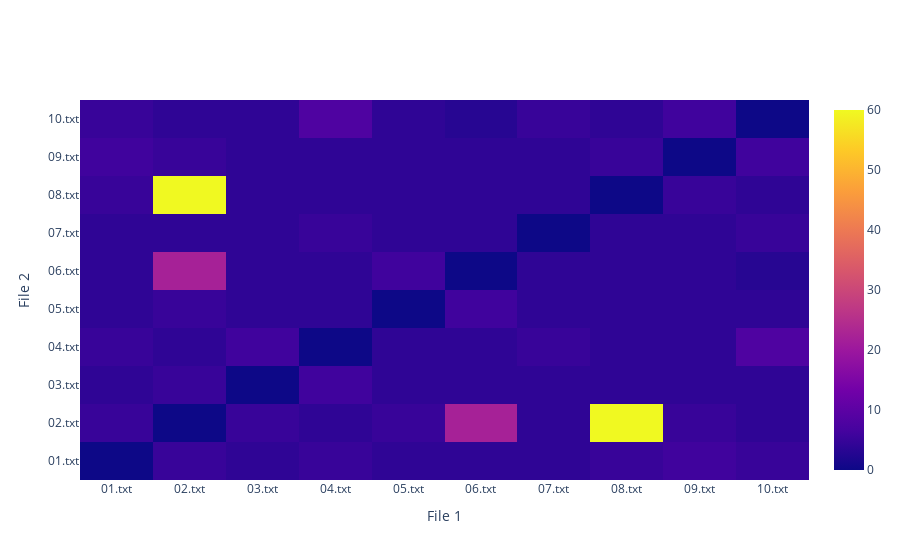
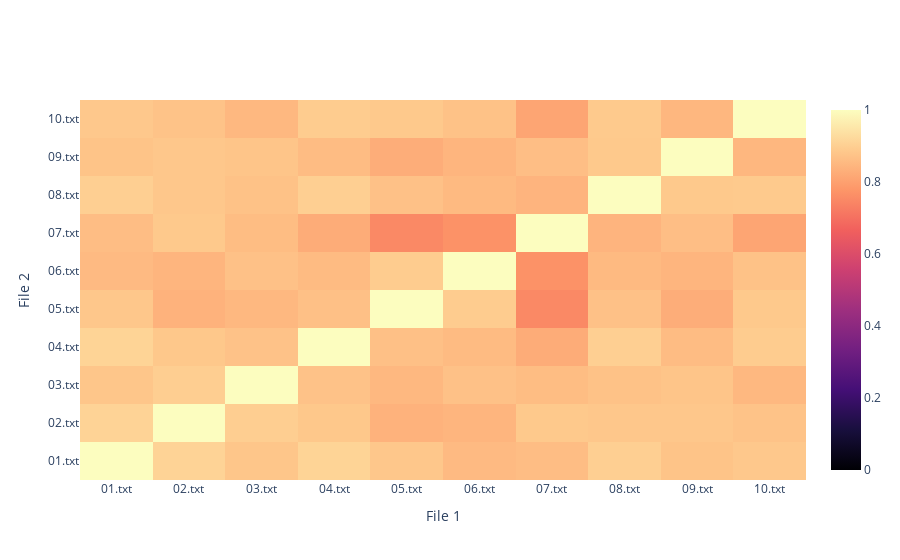

Notebook code for these charts, in order:
### Code cell
# Define the path to the directory containing the files
path = "Lab3.2"

# Read the contents of each file and store them in texts
texts = []

texts = loadText(path)
# Plot the LCS heatmap
plot_heatmap(texts)

# Plot the cosine similarity heatmap
plot_cosine_similarity_heatmap(texts)

### Figure 1 — Plotly figure (JSON) as saved in the notebook; plotly's stock layout.template omitted (floating-point values rounded to 4 significant figures)
{"data": [{"type": "heatmap", "x": ["01.txt", "02.txt", "03.txt", "04.txt", "05.txt", "06.txt", "07.txt", "08.txt", "09.txt", "10.txt"], "y": ["01.txt", "02.txt", "03.txt", "04.txt", "05.txt", "06.txt", "07.txt", "08.txt", "09.txt", "10.txt"], "z": [[0, 5, 4, 5, 4, 4, 4, 5, 6, 5], [5, 0, 5, 4, 5, 22, 4, 60, 5, 4], [4, 5, 0, 6, 4, 4, 4, 4, 4, 4], [5, 4, 6, 0, 4, 4, 5, 4, 4, 8], [4, 5, 4, 4, 0, 6, 4, 4, 4, 4], [4, 22, 4, 4, 6, 0, 4, 4, 4, 3], [4, 4, 4, 5, 4, 4, 0, 4, 4, 5], [5, 60, 4, 4, 4, 4, 4, 0, 5, 4], [6, 5, 4, 4, 4, 4, 4, 5, 0, 6], [5, 4, 4, 8, 4, 3, 5, 4, 6, 0]]}], "layout": {"coloraxis": {"colorbar": {"title": {"text": "Length of LCS"}}}, "xaxis": {"title": {"text": "File 1"}}, "yaxis": {"title": {"text": "File 2"}}}}

### Figure 2 — Plotly figure (JSON) as saved in the notebook; plotly's stock layout.template omitted (floating-point values rounded to 4 significant figures)
{"data": [{"colorscale": [[0, "#000004"], [0.1111, "#180f3d"], [0.2222, "#440f76"], [0.3333, "#721f81"], [0.4444, "#9e2f7f"], [0.5556, "#cd4071"], [0.6667, "#f1605d"], [0.7778, "#fd9668"], [0.8889, "#feca8d"], [1, "#fcfdbf"]], "type": "heatmap", "x": ["01.txt", "02.txt", "03.txt", "04.txt", "05.txt", "06.txt", "07.txt", "08.txt", "09.txt", "10.txt"], "y": ["01.txt", "02.txt", "03.txt", "04.txt", "05.txt", "06.txt", "07.txt", "08.txt", "09.txt", "10.txt"], "z": [[1, 0.9088, 0.8796, 0.9097, 0.8829, 0.8552, 0.8617, 0.9006, 0.875, 0.8851], [0.9088, 1, 0.8986, 0.8843, 0.8383, 0.8434, 0.8872, 0.882, 0.8826, 0.8736], [0.8796, 0.8986, 1, 0.8727, 0.8502, 0.8701, 0.8601, 0.8713, 0.8783, 0.8504], [0.9097, 0.8843, 0.8727, 1, 0.8672, 0.8564, 0.825, 0.8997, 0.8585, 0.8938], [0.8829, 0.8383, 0.8502, 0.8672, 1, 0.8932, 0.7519, 0.8698, 0.8274, 0.8867], [0.8552, 0.8434, 0.8701, 0.8564, 0.8932, 1, 0.7695, 0.8539, 0.8437, 0.8711], [0.8617, 0.8872, 0.8601, 0.825, 0.7519, 0.7695, 1, 0.8425, 0.8641, 0.8107], [0.9006, 0.882, 0.8713, 0.8997, 0.8698, 0.8539, 0.8425, 1, 0.8861, 0.8895], [0.875, 0.8826, 0.8783, 0.8585, 0.8274, 0.8437, 0.8641, 0.8861, 1, 0.8473], [0.8851, 0.8736, 0.8504, 0.8938, 0.8867, 0.8711, 0.8107, 0.8895, 0.8473, 1]], "zmax": 1, "zmin": 0}], "layout": {"coloraxis": {"colorbar": {"title": {"text": "Cosine Similarity"}}}, "xaxis": {"title": {"text": "File 1"}}, "yaxis": {"title": {"text": "File 2"}}}}
